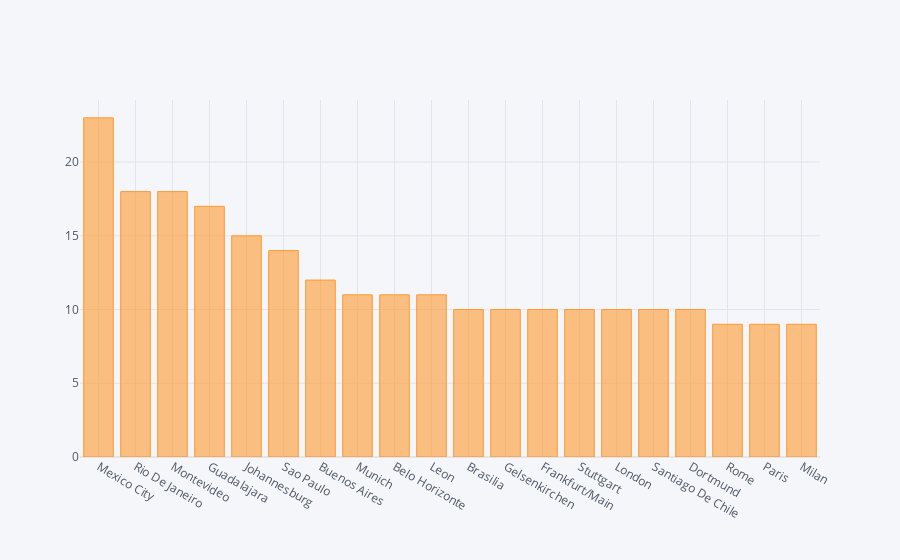

Here is the notebook cell this chart was saved with:
### Code cell
mac.iplot(kind='bar')

### Figure 1 — Plotly figure (JSON) as saved in the notebook; plotly's stock layout.template omitted (floating-point values rounded to 4 significant figures)
{"data": [{"marker": {"color": "rgba(255, 153, 51, 0.6)", "line": {"color": "rgba(255, 153, 51, 1.0)", "width": 1}}, "name": "City", "orientation": "v", "text": "", "type": "bar", "x": ["Mexico City ", "Rio De Janeiro ", "Montevideo ", "Guadalajara ", "Johannesburg ", "Sao Paulo ", "Buenos Aires ", "Munich ", "Belo Horizonte ", "Leon ", "Brasilia ", "Gelsenkirchen ", "Frankfurt/Main ", "Stuttgart ", "London ", "Santiago De Chile ", "Dortmund ", "Rome ", "Paris ", "Milan "], "y": [23, 18, 18, 17, 15, 14, 12, 11, 11, 11, 10, 10, 10, 10, 10, 10, 10, 9, 9, 9]}], "layout": {"legend": {"bgcolor": "#F5F6F9", "font": {"color": "#4D5663"}}, "paper_bgcolor": "#F5F6F9", "plot_bgcolor": "#F5F6F9", "title": {"font": {"color": "#4D5663"}}, "xaxis": {"gridcolor": "#E1E5ED", "showgrid": true, "tickfont": {"color": "#4D5663"}, "title": {"font": {"color": "#4D5663"}, "text": ""}, "zerolinecolor": "#E1E5ED"}, "yaxis": {"gridcolor": "#E1E5ED", "showgrid": true, "tickfont": {"color": "#4D5663"}, "title": {"font": {"color": "#4D5663"}, "text": ""}, "zerolinecolor": "#E1E5ED"}}}
